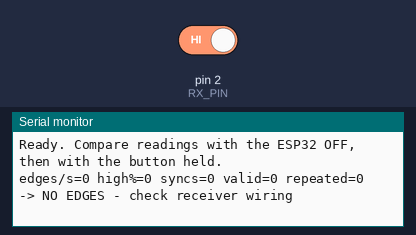
Bench run of a sketch on a simulated Arduino Uno, built with avr-gcc and run on an emulated ATmega328P. Shown: the last lines printed to the serial monitor. The test bench sets the inputs (shaded band); at power-on: pin 2 (RX_PIN) HIGH.

Above: at 1.2 s.
1.3 s: pin 2 (RX_PIN) driven LOW
At 2.8 s:
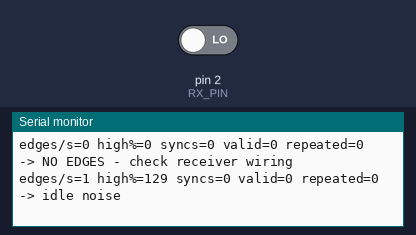
3.5 s: pin 2 (RX_PIN) driven HIGH
At 4.8 s:
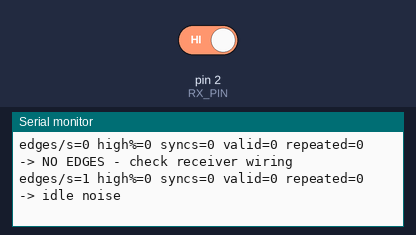

The sketch:

Uno_Receiver.ino
```cpp
// Uno: stricter EV1527 detector. Receiver DATA -> D2
const byte RX_PIN = 2;
const unsigned long T_MIN = 15, T_MAX = 600;   // plausible unit time in us (covers 35 us and 350 us)

volatile unsigned long lastEdge = 0, highW = 0, unitT = 0;
volatile unsigned long edgeCount = 0, highTime = 0, syncCount = 0, candCount = 0, frameCount = 0;
volatile int8_t nbits = -1;
volatile uint32_t frame = 0, prevFrame = 0, result = 0;
volatile bool ready = false;

void isr() {
  unsigned long now = micros();
  unsigned long d = now - lastEdge;
  lastEdge = now;
  edgeCount++;

  if (!(PIND & _BV(PD2))) {            // falling edge: d = high width
    highW = d; highTime += d;
    return;
  }
  // rising edge: d = low width
  if (highW < T_MIN) { nbits = -1; return; }

  // sync = 1T high + 31T low
  if (highW <= T_MAX && d >= 24UL * highW && d <= 40UL * highW) {
    syncCount++; unitT = highW; nbits = 0; frame = 0;
    return;
  }
  if (nbits < 0) return;

  // each bit must total about 4T and be clearly a 1 (3:1) or a 0 (1:3)
  unsigned long tot = highW + d;
  if (tot < 3 * unitT || tot > 5 * unitT) { nbits = -1; return; }
  if (highW > 2 * d)      frame = (frame << 1) | 1;
  else if (d > 2 * highW) frame = (frame << 1);
  else { nbits = -1; return; }

  if (++nbits == 24) {
    candCount++;                                   // structurally valid frame
    if (frame == prevFrame) { frameCount++; result = frame; ready = true; }
    prevFrame = frame;
    nbits = -1;
  }
}

unsigned long lastReport = 0;

void setup() {
  Serial.begin(115200);
  pinMode(RX_PIN, INPUT);
  attachInterrupt(digitalPinToInterrupt(RX_PIN), isr, CHANGE);
  Serial.println(F("Ready. Compare readings with the ESP32 OFF, then with the button held."));
  lastReport = millis();
}

void loop() {
  if (ready) {
    noInterrupts(); uint32_t r = result; ready = false; interrupts();
    Serial.print(F(">>> FRAME  address=0x")); Serial.print(r >> 4, HEX);
    Serial.print(F("  key="));                Serial.println(r & 0xF, BIN);
  }

  unsigned long now = millis();
  if (now - lastReport < 1000) return;
  unsigned long dt = now - lastReport; lastReport = now;

  noInterrupts();
  unsigned long edges = edgeCount, hi = highTime, syncs = syncCount, cand = candCount, frames = frameCount;
  edgeCount = highTime = syncCount = candCount = frameCount = 0;
  interrupts();

  Serial.print(F("edges/s=")); Serial.print(edges * 1000UL / dt);
  Serial.print(F(" high%="));  Serial.print(hi / (dt * 10UL));
  Serial.print(F(" syncs="));  Serial.print(syncs);
  Serial.print(F(" valid="));  Serial.print(cand);
  Serial.print(F(" repeated=")); Serial.print(frames);
  Serial.print(F(" -> "));

  if (edges == 0)       Serial.println(F("NO EDGES - check receiver wiring"));
  else if (frames > 0)  Serial.println(F("E160 FRAMES DECODED"));
  else if (cand > 0)    Serial.println(F("valid frames seen, not repeating - very close"));
  else if (syncs > 0)   Serial.println(F("sync-like pulses only (probably noise)"));
  else                  Serial.println(F("idle noise"));
}
```

Measured:
- after the input at 1.3 s, the serial monitor: prints a new line after 0.70 s (image 1)
- after the input at 3.5 s, the serial monitor: prints a new line after 0.50 s (image 2)
